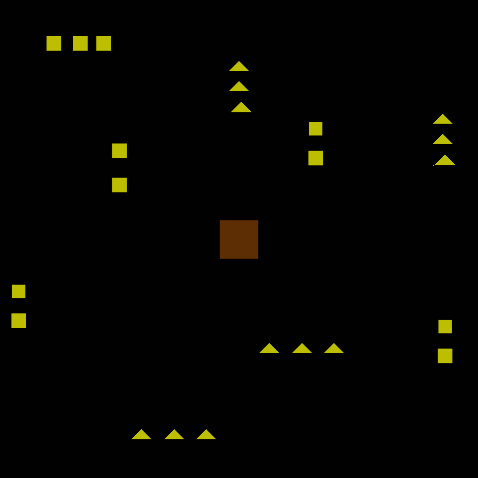
#> input picture Conquest/4.png, 478 x 478 px
$ python conquest.py   (Python 2 division)
#> lines starting #> are read from the running program, lines starting #| are printed output that depends on the picture; after the words box and inside, x2 and y2 are one past the last pixel; in counts of white or black regions, pixels touching at a corner belong together
import cv2
import numpy as np

def find_shape(c):

        peri = cv2.arcLength(c, True)
        approx = cv2.approxPolyDP(c, 0.04 * peri, True)
        if len(approx) == 3:
                shape = "Triangle"
        elif len(approx) == 4:
            shape = "4"
        else:
            shape = "Circle"
        return shape

def detect_color(px):
        if px[0]>240 and px[1]<10 and px[2]<10:
                return "blue"
        elif px[0]<10 and px[1]<10 and px[2]>240:
                return "red"
        elif px[0]<10 and px[1]>240 and px[2]<10:
                return "green"
        elif px[0]<10 and px[1]>240 and px[2]>240:
                return "yellow"

image=cv2.imread("4.png")
#> image is the input picture: shape (478, 478, 3); mean B, G, R 1, 4.2, 4.5
image_gray=cv2.cvtColor(image,cv2.COLOR_BGR2GRAY)
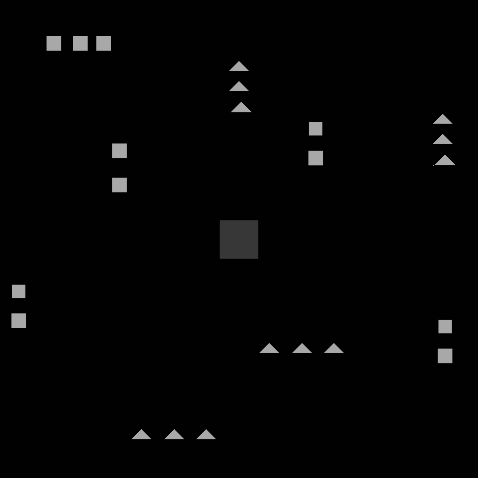
#> image_gray: shape (478, 478); min 0, max 168, mean 3.9
image_bw=cv2.adaptiveThreshold(image_gray,255,cv2.ADAPTIVE_THRESH_MEAN_C,cv2.THRESH_BINARY,51,0)
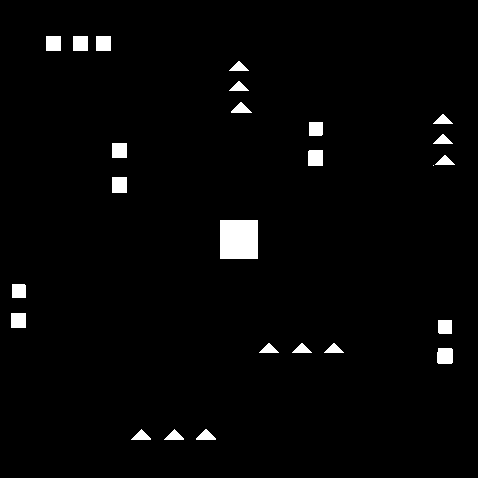
#> image_bw: shape (478, 478); 2.3% white; 25 white regions (1 under 20 px)
#cv2.imshow("adaptive",image_bw)
#image_bw=cv2.inRange(image_gray,30,230)
#cv2.imshow("thresh",image_bw)
cnts=cv2.findContours(image_bw.copy(),cv2.RETR_CCOMP,cv2.CHAIN_APPROX_SIMPLE)
#> cnts = 25 contours, 1 with area under 20; largest, box (x1, y1, x2, y2) and area: (220, 220, 258, 259) 1406, (437, 348, 453, 364) 220, (112, 177, 127, 193) 210, (308, 150, 323, 166) 210, (11, 313, 26, 328) 196
cnts=cnts[0]
count=0
for j in range(0,len(cnts)):
    c1 = cnts[j]
    M1 = cv2.moments(c1)
    if M1['m00']!=0:
        cX1 = int((M1['m10'] / M1['m00']))
        cY1 = int((M1['m01'] / M1['m00']))
        area=M1['m00']
        shape = find_shape(cnts[j])
        if area>20:
            count=count+1
            cv2.drawContours(image, cnts,j, (206, 255, 39), 1)
            cv2.putText(image,str(shape), (cX1, cY1), cv2.FONT_ITALIC,0.5, (0,255,159), 1)
#> this loop made 25 passes
#> (c1, cX1, cY1, area, peri in find_shape, approx in find_shape, shape) on passes 2 to 3: ([[174, 429], [164, 439], [183, 439], [183, 438]], 173, 435, 99.5, 46.87, [[183, 438], [174, 429], [164, 439]], 'Triangle'), ([[141, 429], [131, 439], [150, 439], [150, 438]], 140, 435, 99.5, 46.87, [[150, 438], [141, 429], [131, 439]], 'Triangle')
#> (cX1, cY1, area, peri in find_shape, approx in find_shape, shape) on passes 1, 4, 8, 9, 10, 11: (205, 435, 109, 47.46, [[196, 438], [215, 439], [206, 429]], 'Triangle'), (444, 355, 220, 57.66, [[438, 348], [437, 362], [451, 363], [452, 349]], '4'), (444, 326, 168.5, 51.41, [[438, 320], [438, 332], [451, 333], [451, 320]], '4'), (18, 320, 196, 56, [[11, 313], [11, 327], [25, 327], [25, 313]], '4'), (18, 290, 168.5, 51.41, [[12, 284], [12, 297], [25, 297], [25, 285]], '4'), (238, 239, 1406, 150, [[220, 220], [220, 258], [257, 258], [257, 220]], '4')
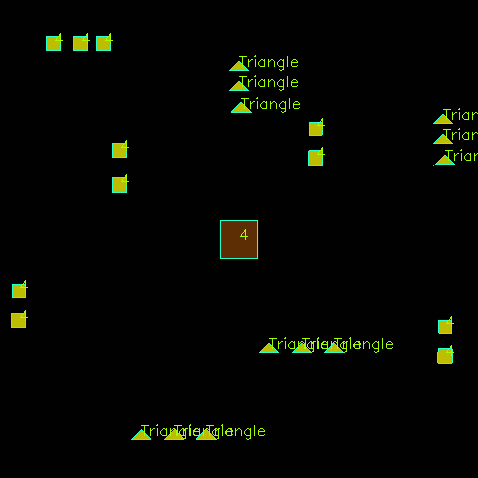
#> image: shape (478, 478, 3); 1.23% of pixels changed, all inside (x1, y1, x2, y2) = (11, 33, 478, 440)
#> after the loop, count = 24
cv2.imshow("source",image)
print count
#| 24
while True:
    if(cv2.waitKey(10)==27):
#> (key Esc is pressed here)
        break
cv2.destroyAllWindows()

$ run again, with Conquest/conquest.jpg saved as Conquest/4.png
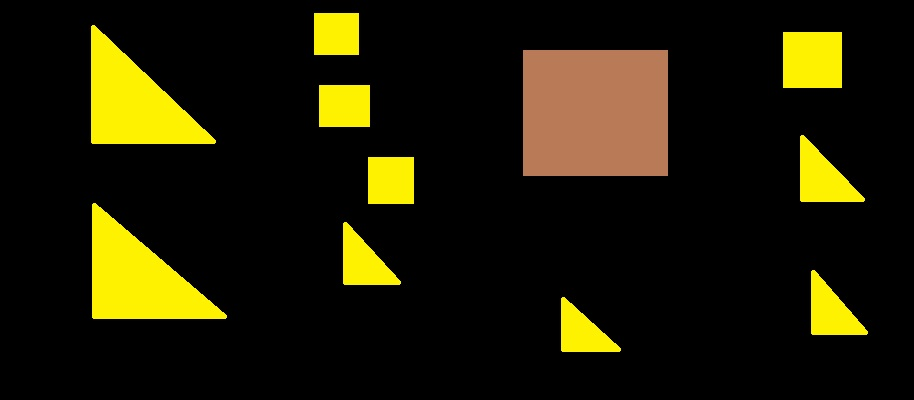
#> input picture Conquest/conquest.jpg, 914 x 400 px
#> image is the input picture: shape (400, 914, 3); mean B, G, R 5, 28.6, 32.9
#> `image_bw=cv2.adaptiveThreshold(image_gray,255,cv2.ADAPTIVE_THRESH_MEAN..`:
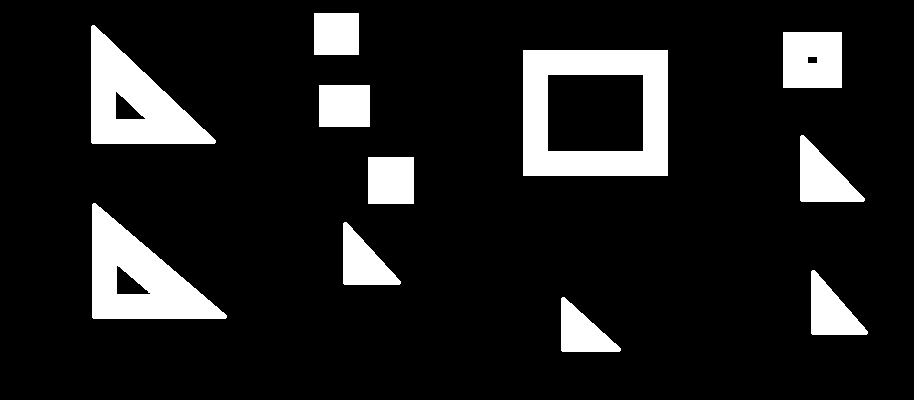
#> image_bw: shape (400, 914); 12.1% white; 11 white regions
#> cnts = 15 contours; largest, box (x1, y1, x2, y2) and area: (523, 50, 668, 176) 18000, (92, 203, 227, 319) 8070, (91, 25, 216, 144) 7679, (547, 74, 644, 152) 7390, (783, 32, 842, 88) 3190
#> the loop `for j in range(0,len(cnts)):` made 15 passes
#> (cX1, cY1, area, peri in find_shape, approx in find_shape, shape) on passes 1 to 5: (581, 332, 1754, 194.4, [[561, 298], [562, 351], [620, 350]], 'Triangle'), (830, 311, 1970, 207.2, [[812, 270], [811, 333], [866, 334]], 'Triangle'), (362, 262, 1942.5, 204.6, [[344, 222], [343, 283], [399, 284]], 'Triangle'), (137, 278, 8070.5, 430.6, [[92, 204], [93, 318], [226, 317]], 'Triangle'), (127, 283, 531, 108.4, [[116, 266], [150, 293], [117, 294]], 'Triangle')
#> after the loop `for j in range(0,len(cnts)):`:
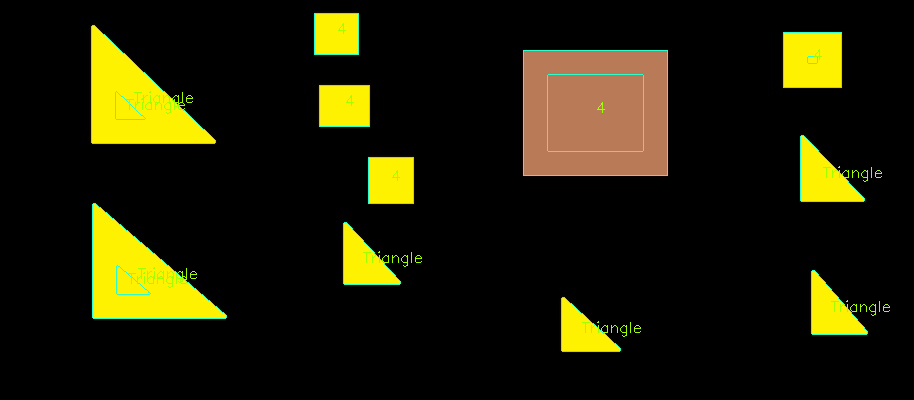
#> image: shape (400, 914, 3); 1.25% of pixels changed, all inside (x1, y1, x2, y2) = (91, 13, 890, 352)
#> after the loop `for j in range(0,len(cnts)):`: count = 15
#| 15
